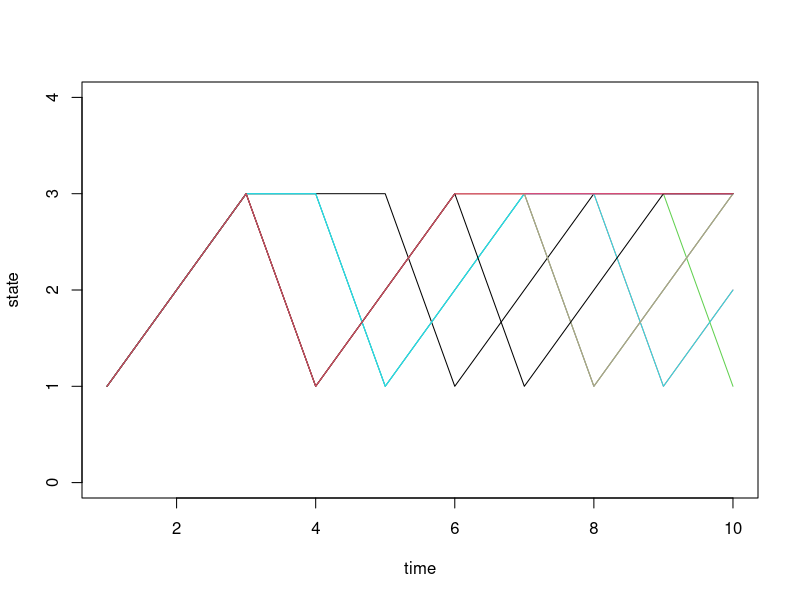

Here is the R script that generated this plot:
PP<-t(matrix(data = c(0,1,0,
                      0,0,1,
                      0.5,0,0.5),ncol = 3))

chain_length = 10
num_chains = 10


chains<-matrix(data=NA,nrow=chain_length,ncol=num_chains)

chains[1,]=1#starting of all of them

for(nn in 2:chain_length){
  trans_probs<-PP[chains[nn-1,,drop=F],,drop=F]
  trans_cdf<-t(apply(trans_probs,1,cumsum))
  rr<-runif(num_chains)
  trans_realized<-trans_cdf<=rr
  chains[nn,]=apply(trans_realized,1,function(x){(which(x==F))[1]})#the new state is the last false value in the row
}

matplot(chains, type='l', lty=1, col=1:num_chains, ylim=c(0,4), ylab='state', xlab='time')